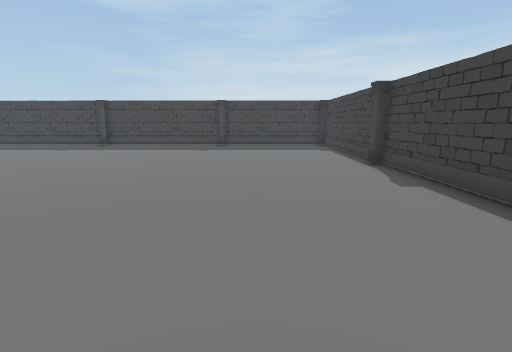
View 1 (above)

15 first-person views from a walk through a scene from a Unity 3-D project. The camera is 1.4 m above the floor, tilts 10° down and sees 80° across. The floor is counted in squares, 1.31 m on a side. Each view is taken from the middle of a square. On the plan, view 1 faces up. The plan holds only what a view shows up to about 12 squares ahead; the rest is blank. The player character is not drawn. Some surface patterns are stand-ins.

View 2
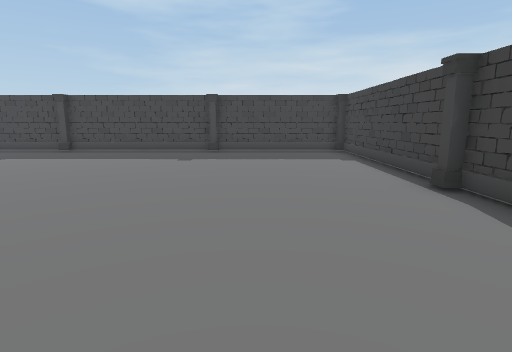

View 3
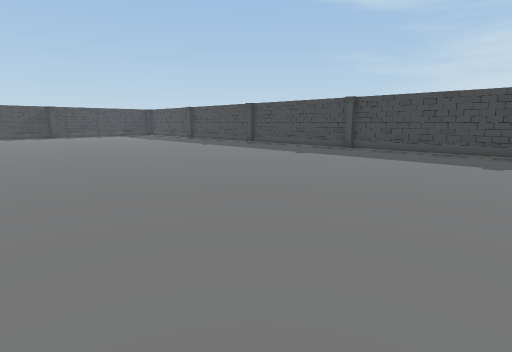

View 4
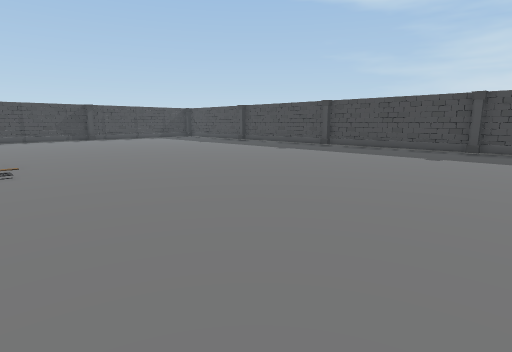

View 5
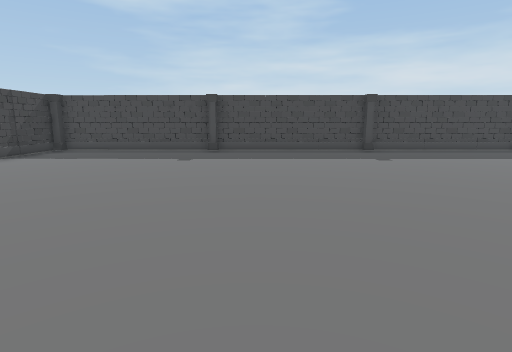

View 6
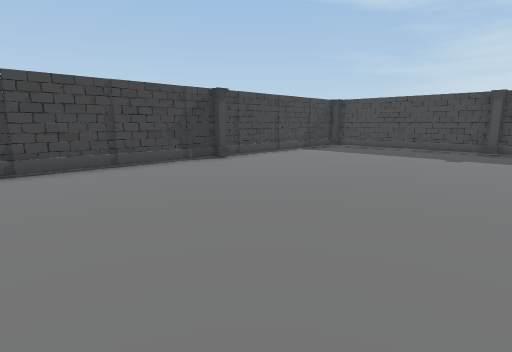

View 7
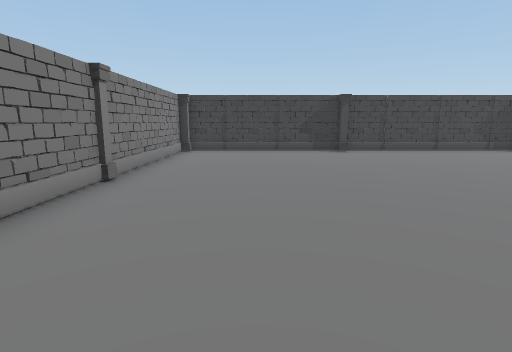

View 8
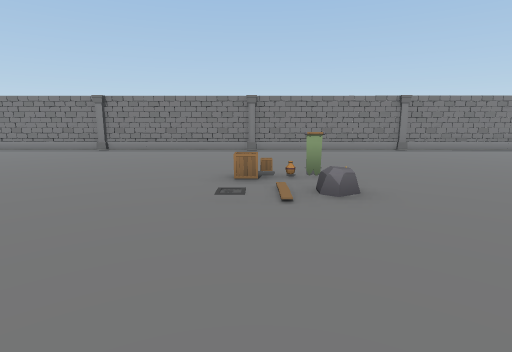

View 9
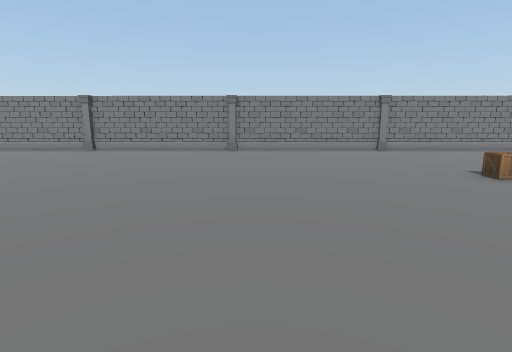

View 10
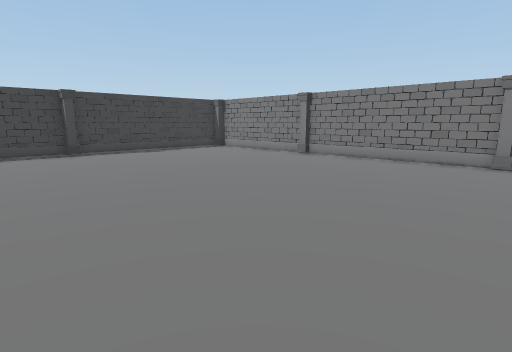

View 11
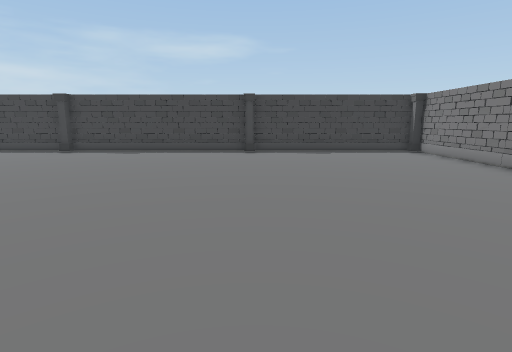

View 12
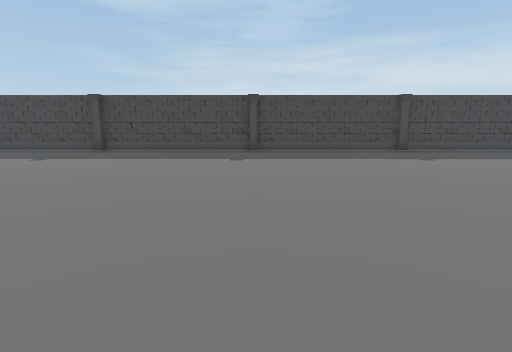

View 13
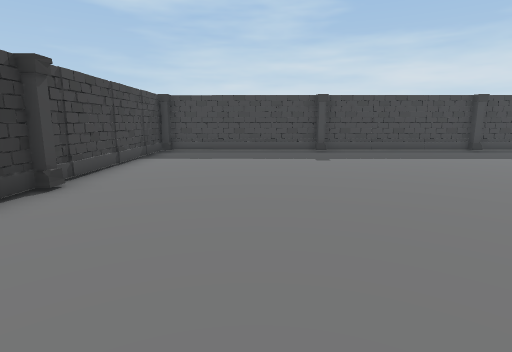

View 14
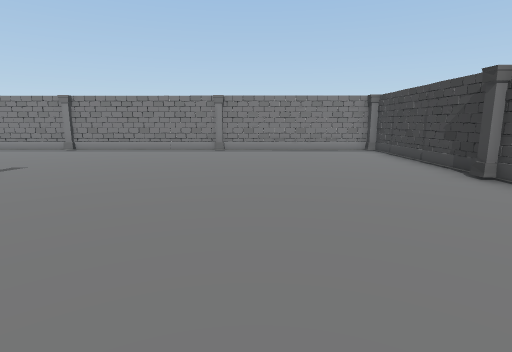

View 15
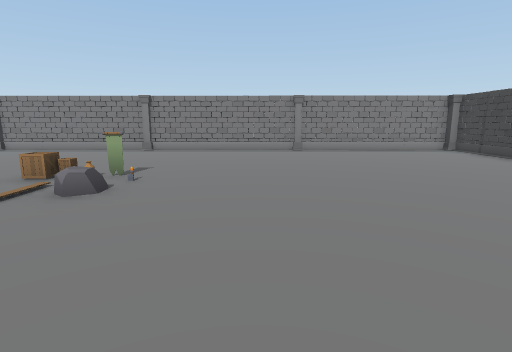

### Floor plan
Points are (right, up) in squares from view 1. A wall is a line through its corners. A room is listed if a view was taken in it or the views show most of it. See-through windows are left out.
Room 1 (views 1, 2, 3, 4, 5, 6, 7, 8, 9, 10, 11, 12, 13, 14, 15)
walls: (-12.8, 14.6) (-24.3, 14.5); (-7.2, 14.6) (-12.7, 14.6); (-24.5, -4.8) (2.5, -4.9); (-24.7, 14.6) (-24.3, -4.5); (3.3, -4.5) (3.3, 14.6) (-7.1, 14.6)
objects: other object (-24, -5); other object (-24, 1); other object (-24, 8); other object (-24, 14); other object (-19, -5); other object (-19, 14); other object (-13, -5); other object (-13, 1); other object (-13, 14); other object (-7, -5); other object (-7, 14); other object (-2, -5); other object (-2, 14); other object (3, -5); other object (3, 1); other object (3, 8); other object (3, 14)

Positions as (right, up) in squares from view 1, and headings:
1: (0, 0), facing up
2: (0, 3), facing up
3: (-1, 3), facing up-left
4: (-5, 2), facing up-left
5: (-17, 3), facing up
6: (-17, 2), facing up-left
7: (-13, -2), facing left
8: (-13, 7), facing down
9: (-8, 7), facing down
10: (-8, 4), facing down-right
11: (-8, 1), facing right
12: (-7, 3), facing up
13: (-21, 3), facing up
14: (-20, 7), facing down
15: (-17, 7), facing down
